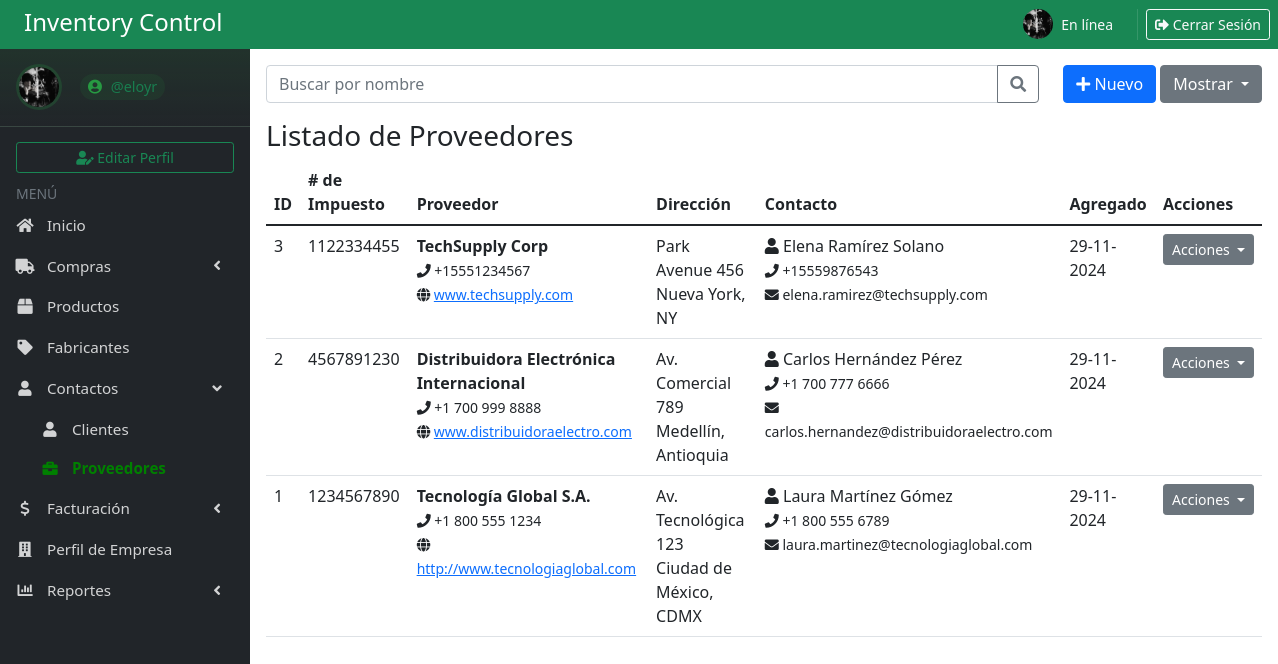
Page /proveedores/ (signed in) on the committed database.
### Inventario/models.py (models this page shows, shortened)
class Profile(models.Model):
    user = models.OneToOneField(User, on_delete=models.CASCADE)
    image = models.ImageField(upload_to='profile_pics/', default='profile_pics/default-avatar.png', blank=True)
    last_seen = models.DateTimeField(default=timezone.now)

class Proveedor(models.Model):
    nombre = models.CharField(max_length=200)
    numero_impuesto = models.CharField(max_length=50, blank=True, null=True)
    sitio_web = models.URLField(max_length=200, blank=True, null=True)
    telefono_empresa = models.CharField(max_length=20)
    nombres = models.CharField(max_length=100)
    apellidos = models.CharField(max_length=100)
    correo_electronico = models.EmailField(max_length=254)
    telefono_contacto = models.CharField(max_length=20)
    calle = models.CharField(max_length=200)
    ciudad = models.CharField(max_length=100)
    region_provincia = models.CharField(max_length=100)
    codigo_postal = models.CharField(max_length=20)
    pais = models.CharField(max_length=100)
    fecha_registro = models.DateTimeField(auto_now_add=True)
    fecha_actualizacion = models.DateTimeField(auto_now=True)
    class Meta:
        verbose_name = "Proveedor"
        verbose_name_plural = "Proveedores"

### Inventario/views.py (the view)
# urls.py: path('proveedores/', views.proveedores, name='proveedores'),
def proveedores(request):
    proveedores = Proveedor.objects.all().order_by('-fecha_registro')
    return render(request, 'Inventario/proveedores.html', {'proveedores': proveedores})

### Inventario/context_processors.py (called while the page is built)
def user_profile(request):
    if request.user.is_authenticated:
        profile, created = Profile.objects.get_or_create(user=request.user)
        now = timezone.now()
        online = (now - profile.last_seen) < timedelta(minutes=2)
        return {'user_profile': profile, 'is_online': online}
    return {}

### Inventario/templates/Inventario/proveedores.html (shortened to what this page needs)
{% extends 'Inventario/base.html' %}
{% block content %}
<div class="container-fluid">
    <div class="row mb-3">
        <div class="col">
            <div class="input-group">
                <input type="text" class="form-control" placeholder="Buscar por nombre">
                <button class="btn btn-outline-secondary" type="button">
                    <i class="fas fa-search"></i>
                </button>
            </div>
        </div>
        <div class="col-auto">
            <button class="btn btn-primary" onclick="abrirModalNuevoProveedor()">
                <i class="fas fa-plus"></i> Nuevo
            </button>
            <div class="btn-group">
                <button type="button" class="btn btn-secondary dropdown-toggle" data-bs-toggle="dropdown">
                    Mostrar
                </button>
            </div>
        </div>
    </div>
    <h3>Listado de Proveedores</h3>
    <div class="table-responsive">
        <table class="table table-hover">
            <thead>
                <tr>
                    <th>ID</th>
                    <th># de Impuesto</th>
                    <th>Proveedor</th>
                    <th>Dirección</th>
                    <th>Contacto</th>
                    <th>Agregado</th>
                    <th>Acciones</th>
                </tr>
            </thead>
            <tbody>
                {% for proveedor in proveedores %}
                <tr>
                    <td>{{ proveedor.id }}</td>
                    <td>{{ proveedor.numero_impuesto }}</td>
                    <td>
                        <span class="fw-bold">{{ proveedor.nombre }}</span>
                        {% if proveedor.telefono_empresa %}
                            <br>
                            <small><i class="fas fa-phone"></i> {{ proveedor.telefono_empresa }}</small>
                        {% endif %}
                        {% if proveedor.sitio_web %}
                            <br>
                            <small><i class="fas fa-globe"></i> <a href="{{ proveedor.sitio_web }}" target="_blank">{{ proveedor.sitio_web }}</a></small>
                        {% endif %}
                    </td>
                    <td>
                        {{ proveedor.calle }}
                        {% if proveedor.ciudad or proveedor.region_provincia %}
                            <br>
                            {{ proveedor.ciudad }}{% if proveedor.region_provincia %}, {{ proveedor.region_provincia }}{% endif %}
                        {% endif %}
                    </td>
                    <td>
                        <i class="fas fa-user"></i> {{ proveedor.nombres }} {{ proveedor.apellidos }}
                        {% if proveedor.telefono_contacto %}
                            <br>
                            <small><i class="fas fa-phone"></i> {{ proveedor.telefono_contacto }}</small>
                        {% endif %}
                        {% if proveedor.correo_electronico %}
                            <br>
                            <small><i class="fas fa-envelope"></i> {{ proveedor.correo_electronico }}</small>
                        {% endif %}
                    </td>
                    <td>{{ proveedor.fecha_registro|date:"d-m-Y" }}</td>
                    <td>
                        <div class="dropdown">
                            <button class="btn btn-secondary btn-sm dropdown-toggle" type="button" data-bs-toggle="dropdown">
                                Acciones
                            </button>
                        </div>
                    </td>
                </tr>
                {% endfor %}
            </tbody>
        </table>
    </div>
</div>
{% endblock %}

### Inventario/templates/Inventario/base.html (shortened to what this page needs)
{% load static %}
<!DOCTYPE html>
<html lang="es">
<head>
    <link rel="stylesheet" href="https://cdnjs.cloudflare.com/ajax/libs/font-awesome/6.0.0-beta3/css/all.min.css">
    <link href="https://cdn.jsdelivr.net/npm/bootstrap@5.1.3/dist/css/bootstrap.min.css" rel="stylesheet">
    <link rel="stylesheet" href="https://cdnjs.cloudflare.com/ajax/libs/font-awesome/5.15.4/css/all.min.css">
    <link rel="stylesheet" href="https://cdn.jsdelivr.net/npm/sweetalert2@11/dist/sweetalert2.min.css">
</head>
<body>
    <div class="container-fluid p-0">
        <div class="bg-success text-white p-2 d-flex justify-content-between align-items-center" style="position: relative; z-index: 1001;">
            <h4 class="mb-1 ms-3">Inventory Control</h4>
            <div class="d-flex align-items-center">
                {% if user.is_authenticated %}
                    {% if user_profile.image and user_profile.image.url %}
                        <img src="{{ user_profile.image.url }}" class="rounded-circle me-2" width="30" alt="Profile Picture">
                    {% else %}
                        <img src="{% static 'img/default-avatar.png' %}" class="rounded-circle me-2" width="30" alt="Default Avatar">
                    {% endif %}
                    <div class="me-3">
                        <div class="small text-light">{% if is_online %}En línea{% else %}Desconectado{% endif %}</div>
                    </div>
                    <a href="/logout/" class="btn btn-outline-light btn-sm">
                        <i class="fas fa-sign-out-alt"></i> Cerrar Sesión
                    </a>
                {% endif %}
            </div>
        </div>
        <div class="d-flex">
            <aside class="main-sidebar bg-dark" style="width: 250px;">
                <section class="sidebar">
                    <div class="user-panel d-flex align-items-center p-3">
                        <div class="image">
                            {% if user_profile.image and user_profile.image.url %}
                                <img src="{{ user_profile.image.url }}" class="rounded-circle" alt="User Image" width="40">
                            {% else %}
                                <img src="{% static 'img/default-avatar.png' %}" class="rounded-circle" alt="User Image" width="40">
                            {% endif %}
                        </div>
                        <div class="info ms-2">
                            <a href="#" class="text-success" style="text-decoration: none; font-size: 0.9rem; opacity: 0.9;">
                                <i class="fa fa-user-circle"></i> @{{ user.username }}
                            </a>
                        </div>
                    </div>
                    {% if user.is_authenticated %}
                        <div class="px-3 mb-2">
                            <a href="/editar_perfil/" class="btn btn-outline-success btn-sm w-100">
                                <i class="fa fa-user-edit"></i> Editar Perfil
                            </a>
                        </div>
                    {% endif %}
                    <div class="text-muted px-3">
                        <small>MENÚ</small>
                    </div>
                    <ul class="nav flex-column">
                        <li class="nav-item">
                            <a href="/panel_control" class="nav-link text-white">
                                <i class="fa fa-home"></i> <span>Inicio</span>
                            </a>
                        </li>
                        <li class="nav-item">
                            <a href="#" class="nav-link text-white d-flex justify-content-between align-items-center" data-bs-toggle="collapse" data-bs-target="#comprasMenu" aria-expanded="false" aria-controls="comprasMenu">
                                <div>
                                    <i class="fa fa-truck"></i>
                                    <span>Compras</span>
                                </div>
                                <i class="fa fa-angle-left collapse-icon"></i>
                            </a>
                        </li>
                        <li class="nav-item">
                            <a href="/productos/" class="nav-link text-white active3 {% if active_page == 'productos' %}active{% endif %}">
                                <i class="fa fa-box"></i> <span>Productos</span>
                            </a>
                        </li>
                        <li class="nav-item">
                            <a href="/fabricantes" class="nav-link text-white active4 {% if active_page == 'fabricantes' %}active{% endif %}">
                                <i class="fa fa-tag"></i> <span>Fabricantes</span>
                            </a>
                        </li>
                        <li class="nav-item">
                            <a href="#" class="nav-link text-white d-flex justify-content-between align-items-center" data-bs-toggle="collapse" data-bs-target="#contactosMenu" aria-expanded="false">
                                <div>
                                    <i class="fa fa-user"></i>
                                    <span>Contactos</span>
                                </div>
                                <i class="fa fa-angle-left collapse-icon"></i>
                            </a>
                            <ul class="collapse" id="contactosMenu">
                                <li><a href="/clientes/" class="nav-link text-white active5 {% if active_page == 'clientes' %}active{% endif %}"><i class="fa fa-user"></i> Clientes</a></li>
                                <li><a href="/proveedores/" class="nav-link text-white active6 {% if active_page == 'proveedores' %}active{% endif %}"><i class="fa fa-briefcase"></i> Proveedores</a></li>
                            </ul>
                        </li>
                        <li class="nav-item">
                            <a href="#" class="nav-link text-white d-flex justify-content-between align-items-center" data-bs-toggle="collapse" data-bs-target="#facturacionMenu" aria-expanded="false">
                                <div>
                                    <i class="fa fa-dollar"></i>
                                    <span>Facturación</span>
                                </div>
                                <i class="fa fa-angle-left collapse-icon float-end"></i>
                            </a>
                        </li>
                        <li class="nav-item">
                            <a href="/perfil_empresa/" class="nav-link text-white {% if active_page == 'perfil_empresa' %}active{% endif %}">
                                <i class="fas fa-building"></i> <span>Perfil de Empresa</span>
                            </a>
                        </li>
                        <li class="nav-item">
                            <a href="#" class="nav-link text-white d-flex justify-content-between align-items-center" data-bs-toggle="collapse" data-bs-target="#reporteMenu" aria-expanded="false">
                                <div>
                                    <i class="fa fa-chart-bar"></i>
                                    <span>Reportes</span>
                                </div>
                                <i class="fa fa-angle-left collapse-icon"></i>
                            </a>
                        </li>
                    </ul>
                </section>
            </aside>
            <main class="flex-grow-1 p-3">
                {% block content %}
                {% endblock %}
            </main>
        </div>
    </div>
</body>
</html>

### Inventario/templates/Inventario/base.html (style rules this page uses)
.main-sidebar { position: fixed; top: 48px; left: 0; width: 250px; height: calc(100vh - 48px); z-index: 1000; display: flex; flex-direction: column; overflow-y: auto; scrollbar-width: thin; scrollbar-color: rgba(255,255,255,0.1) transparent; }
.sidebar { flex: 1; display: flex; flex-direction: column; }
.nav-item { margin: 1px 0; }
.nav-link { padding: 8px 15px !important; color: rgba(255,255,255,.8) !important; transition: all 0.3s ease; font-size: 0.95rem; }
.collapse { padding-left: 25px; margin-top: 2px; }
.collapse .nav-link { padding: 8px 15px !important; }
.user-panel { padding: 12px; margin-bottom: 15px; border-bottom: 1px solid rgba(255,255,255,.1); background: linear-gradient(to bottom, rgba(40,167,69,0.1), transparent); }
.user-panel .image { padding: 3px; border-radius: 50%; background: rgba(40,167,69,0.2); margin-right: 10px; transition: all 0.3s ease; }
.user-panel .info { padding: 5px 0; }
.user-panel .info a { display: inline-block; padding: 2px 8px; border-radius: 15px; background: rgba(40,167,69,0.1); transition: all 0.3s ease; }
.user-panel .info i { margin-right: 5px; color: #28a745; }
main { margin-left: 250px; padding: 20px; }
.container-fluid { width: 100%; padding: 0; }
.nav-link i { width: 20px; text-align: center; margin-right: 8px; }
.nav-item { position: relative; }

### Inventario/templates/Inventario/proveedores.html (style rules this page uses)
.active6 { color: green !important; font-weight: bold; }

### rows in the picture
Profile: image (picture)
Proveedor: id "3", numero_impuesto "1122334455", nombre "TechSupply Corp", telefono_empresa "+15551234567", sitio_web "www.techsupply.com", calle "Park Avenue 456", ciudad "Nueva York", region_provincia "NY", nombres "Elena", apellidos "Ramírez Solano", telefono_contacto "+15559876543", correo_electronico "elena.ramirez@techsupply.com", fecha_registro "29-11-2024"
Proveedor: id "2", numero_impuesto "4567891230", nombre "Distribuidora Electrónica Internacional", telefono_empresa "+1 700 999 8888", sitio_web "www.distribuidoraelectro.com", calle "Av. Comercial 789", ciudad "Medellín", region_provincia "Antioquia", nombres "Carlos", apellidos "Hernández Pérez", telefono_contacto "+1 700 777 6666", correo_electronico "carlos.hernandez@distribuidoraelectro.com", fecha_registro "29-11-2024"
Proveedor: id "1", numero_impuesto "1234567890", nombre "Tecnología Global S.A.", telefono_empresa "+1 800 555 1234", sitio_web "http://www.tecnologiaglobal.com", calle "Av. Tecnológica 123", ciudad "Ciudad de México", region_provincia "CDMX", nombres "Laura", apellidos "Martínez Gómez", telefono_contacto "+1 800 555 6789", correo_electronico "laura.martinez@tecnologiaglobal.com", fecha_registro "29-11-2024"

### other values in the picture
{{ user.username }} "eloyr"
